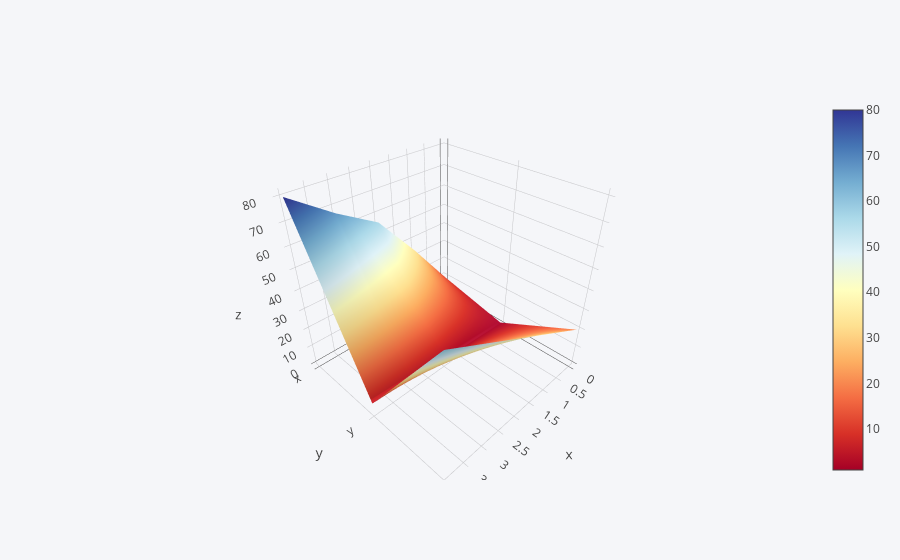

The code cell stored with this chart in its notebook:
### Markdown cell above
### Surface plots
~
Use the .iplot() method with arguments kind (defines plot type), and colorscale to alter the plot color.

### Code cell
df3.iplot(kind='surface',colorscale='rdylbu')

### Figure 1 — Plotly figure (JSON) as saved in the notebook; plotly's stock layout.template omitted (floating-point values rounded to 4 significant figures)
{"data": [{"colorscale": [[0, "rgb(165,0,38)"], [0.1, "rgb(215,48,39)"], [0.2, "rgb(244,109,67)"], [0.3, "rgb(253,174,97)"], [0.4, "rgb(254,224,144)"], [0.5, "rgb(255,255,191)"], [0.6, "rgb(224,243,248)"], [0.7, "rgb(171,217,233)"], [0.8, "rgb(116,173,209)"], [0.9, "rgb(69,117,180)"], [1, "rgb(49,54,149)"]], "type": "surface", "uid": "0c17ea10-3159-4fad-b439-3778654449c4", "x": [0, 1, 2, 3, 4], "y": ["x", "y", "z"], "z": [[10, 34, 56, 67, 80], [1, 2, 3, 5, 6], [20, 30, 40, 50, 60]]}], "layout": {"legend": {"bgcolor": "#F5F6F9", "font": {"color": "#4D5663"}}, "paper_bgcolor": "#F5F6F9", "plot_bgcolor": "#F5F6F9", "title": {"font": {"color": "#4D5663"}}, "xaxis": {"gridcolor": "#E1E5ED", "showgrid": true, "tickfont": {"color": "#4D5663"}, "title": {"font": {"color": "#4D5663"}, "text": ""}, "zerolinecolor": "#E1E5ED"}, "yaxis": {"gridcolor": "#E1E5ED", "showgrid": true, "tickfont": {"color": "#4D5663"}, "title": {"font": {"color": "#4D5663"}, "text": ""}, "zerolinecolor": "#E1E5ED"}}}
